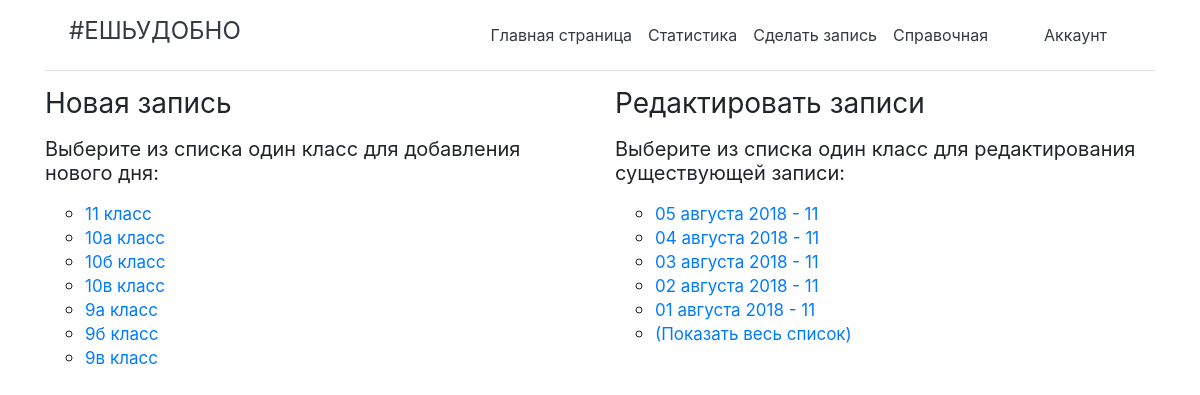
The page /write/ (signed in) on the database as committed earlier.
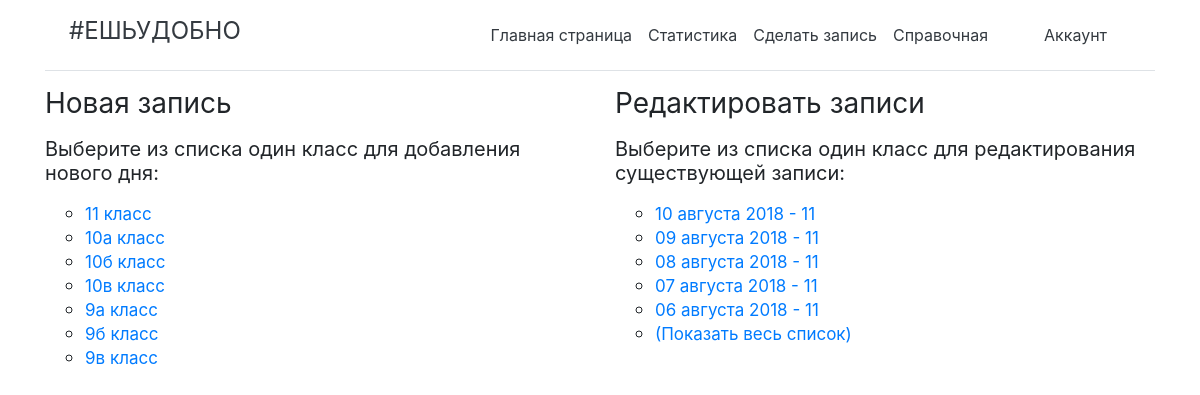
The same page on the database as committed later.
### app/models.py (models this page shows, shortened)
class SchoolClass(models.Model):
    school_class = models.CharField(max_length=10, help_text = 'Класс')
    class Meta:
    	ordering = ['school_class']

class State(models.Model):
    date = models.DateField(help_text = '- в формате дд.мм.гггг')
    status = models.CharField(max_length=1)
    people = models.ManyToManyField(People,
        help_text = '-выберите только тех, кто пришел!',
        related_name="peoples",
        blank = 'true')
    school_class = models.CharField(max_length=10)
    school_class_id = models.CharField(max_length=10)
    author = models.CharField(max_length=100)
    availability = models.CharField(max_length=2)
    class Meta:
        ordering = ['-date']

### app/views.py (the view)
# urls.py: path('write/', views.writeindex, name = 'writeindex'),
@login_required
def writeindex(request):
    if request.user.groups.get().name == 'Writer':
        school_class = SchoolClass.objects.order_by('id')
        state_list = State.objects.filter(availability='+').order_by('-date')[0:5]
        return render(
            request,
            'app/writeindex.html',
            context = {'class':school_class, 'state_list':state_list})
    else:
        return render(
            request,
            'app/permissions.html')

### app/templates/app/writeindex.html (shortened to what this page needs)
{% extends "base_generic.html" %}
{% block content %}
<div class="container">
  <div class="row">
    <div class="col-sm-6">
      <h3 class="font-weight-normal">Новая запись</<h3>
      <h5 class="font-weight-normal">Выберите из списка один класc для добавления нового дня:</<h5>
      <ul class="ul">
        {% if class %}
          {% for i in class %}
            <li><a href='{{ i.id }}' class="href">{{i.school_class}} класс</a></li>
          {% endfor %}
          {% else %}
            <li class="list">Список пуст!</li>
        {% endif %}
      </ul>
    </div>
    <div class="col-sm-6">
      <h3 class="font-weight-normal">Редактировать записи</<h3>
      <h5 class="font-weight-normal">Выберите из списка один класс для редактирования существующей записи:</<h5>
      <ul class="ul">
        {% if state_list %}
          {% for i in state_list %}
            <li><a href="edit/{{i.id}}" class="href">{{i.date}} - {{i.school_class}}</a></li>
          {% endfor %}
            <li><a href="{% url 'list'%}" class="href">(Показать весь список)</a></li>
        {% else %}
          <li>Список пуст!</li>
        {% endif %}
      </ul>
    </div>
  </div>
</div>
{% endblock %}

Rows that differ between the two databases and show on the page:
no longer on this page (row unchanged): State: date "05 августа 2018", school_class "11"
no longer on this page (row unchanged): State: date "04 августа 2018", school_class "11"
no longer on this page (row unchanged): State: date "03 августа 2018", school_class "11"
no longer on this page (row unchanged): State: date "02 августа 2018", school_class "11"
no longer on this page (row unchanged): State: date "01 августа 2018", school_class "11"
added State: date "10 августа 2018", school_class "11"
added State: date "09 августа 2018", school_class "11"
added State: date "08 августа 2018", school_class "11"
added State: date "07 августа 2018", school_class "11"
added State: date "06 августа 2018", school_class "11"
